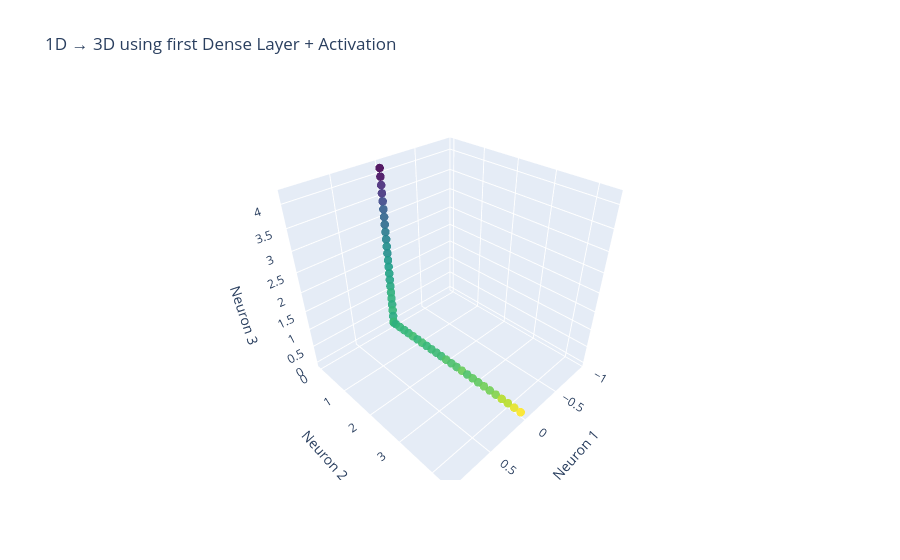

The code cell stored with this chart in its notebook:
### Markdown cell above
# Plotting first linear transformation and first activation

### Code cell
title = f"1D → {layer1_dim}D using first Dense Layer + Activation"
plot_3d_regression_output(A1, y_scaled.reshape(-1), title)
